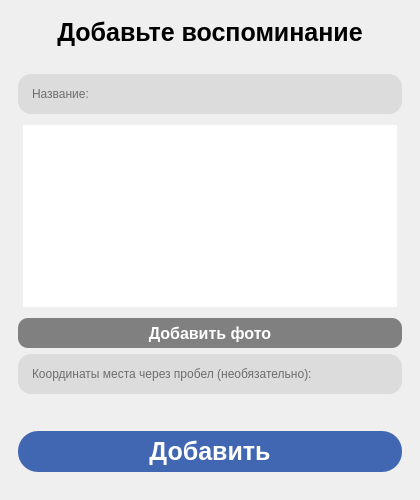
<?xml version="1.0" encoding="UTF-8"?>
<ui version="4.0">
 <class>MainWindow</class>
 <widget class="QMainWindow" name="MainWindow">
  <property name="geometry">
   <rect>
    <x>0</x>
    <y>0</y>
    <width>420</width>
    <height>500</height>
   </rect>
  </property>
  <property name="windowTitle">
   <string>Register</string>
  </property>
  <widget class="QWidget" name="centralwidget">
   <layout class="QHBoxLayout" name="horizontalLayout">
    <item>
     <widget class="QWidget" name="widget" native="true">
      <layout class="QGridLayout" name="gridLayout">
       <item row="3" column="0">
        <spacer name="verticalSpacer">
         <property name="orientation">
          <enum>Qt::Vertical</enum>
         </property>
         <property name="sizeHint" stdset="0">
          <size>
           <width>20</width>
           <height>20</height>
          </size>
         </property>
        </spacer>
       </item>
       <item row="4" column="0">
        <widget class="QPushButton" name="add_memory_btn">
         <property name="minimumSize">
          <size>
           <width>301</width>
           <height>61</height>
          </size>
         </property>
         <property name="styleSheet">
          <string notr="true">display: inline-block;
margin: 10px 0px;
border-radius: 20px;
background-color: #4267B2;
background-position: 100% 0;
font:19pt;
font-family:&quot;Georgia&quot;;
font-weight: bold;
color: white;
box-shadow: 0 16px 32px 0 rgba(0, 40, 120, .35);
transition: .5s;</string>
         </property>
         <property name="text">
          <string>Добавить</string>
         </property>
        </widget>
       </item>
       <item row="0" column="0">
        <widget class="QLabel" name="label_2">
         <property name="styleSheet">
          <string notr="true">font:19pt;
font-family:&quot;Georgia&quot;;
font-weight: bold;</string>
         </property>
         <property name="text">
          <string>Добавьте воспоминание</string>
         </property>
         <property name="alignment">
          <set>Qt::AlignCenter</set>
         </property>
        </widget>
       </item>
       <item row="2" column="0">
        <layout class="QVBoxLayout" name="verticalLayout">
         <item>
          <widget class="QLineEdit" name="memory_name">
           <property name="styleSheet">
            <string notr="true">background-color: #DCDCDC;
width: 100%;
padding: 12px;
border: 0pч;
border-radius: 13px;
box-sizing: border-box;
font-family:&quot;Georgia&quot;;</string>
           </property>
           <property name="text">
            <string/>
           </property>
           <property name="maxLength">
            <number>100</number>
           </property>
           <property name="placeholderText">
            <string>Название:</string>
           </property>
          </widget>
         </item>
         <item>
          <widget class="QPlainTextEdit" name="memory_info">
           <property name="styleSheet">
            <string notr="true">border-radius: 50px;
margin:5px;
font-family:&quot;Georgia&quot;;</string>
           </property>
           <property name="tabChangesFocus">
            <bool>false</bool>
           </property>
           <property name="plainText">
            <string/>
           </property>
           <property name="placeholderText">
            <string>Информация:</string>
           </property>
          </widget>
         </item>
         <item>
          <widget class="QPushButton" name="add_pic_btn">
           <property name="minimumSize">
            <size>
             <width>0</width>
             <height>30</height>
            </size>
           </property>
           <property name="styleSheet">
            <string notr="true">display: inline-block;
border-radius: 10px;
background-color: gray;
background-position: 100% 0;
font:12pt;
font-family: &quot;Georgia&quot;;
font-weight: bold;
color: white;
box-shadow: 0 16px 32px 0 rgba(0, 40, 120, .35);
transition: .5s;</string>
           </property>
           <property name="text">
            <string>Добавить фото</string>
           </property>
           <property name="icon">
            <iconset>
             <normaloff>../icons/image.png</normaloff>../icons/image.png</iconset>
           </property>
           <property name="iconSize">
            <size>
             <width>20</width>
             <height>20</height>
            </size>
           </property>
          </widget>
         </item>
         <item>
          <widget class="QLineEdit" name="memory_coords">
           <property name="styleSheet">
            <string notr="true">background-color: #DCDCDC;
width: 100%;
padding: 12px;
border: 0pч;
border-radius: 13px;
box-sizing: border-box;
font-family: &quot;Georgia&quot;;</string>
           </property>
           <property name="text">
            <string/>
           </property>
           <property name="maxLength">
            <number>100</number>
           </property>
           <property name="placeholderText">
            <string>Координаты места через пробел (необязательно):</string>
           </property>
          </widget>
         </item>
        </layout>
       </item>
       <item row="1" column="0">
        <spacer name="verticalSpacer_2">
         <property name="orientation">
          <enum>Qt::Vertical</enum>
         </property>
         <property name="sizeHint" stdset="0">
          <size>
           <width>20</width>
           <height>20</height>
          </size>
         </property>
        </spacer>
       </item>
      </layout>
     </widget>
    </item>
   </layout>
  </widget>
 </widget>
 <resources/>
 <connections/>
</ui>
